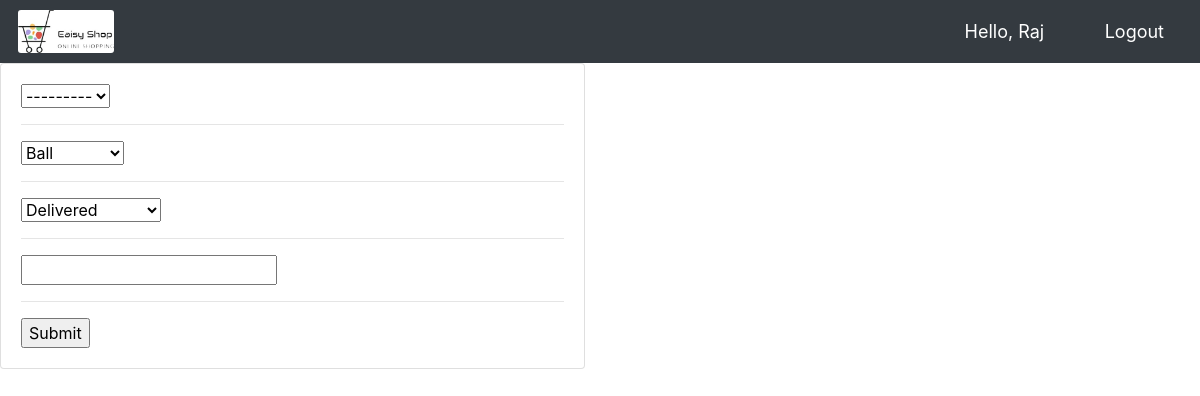
Before: /update_order/8/ (signed in) with the older database file.
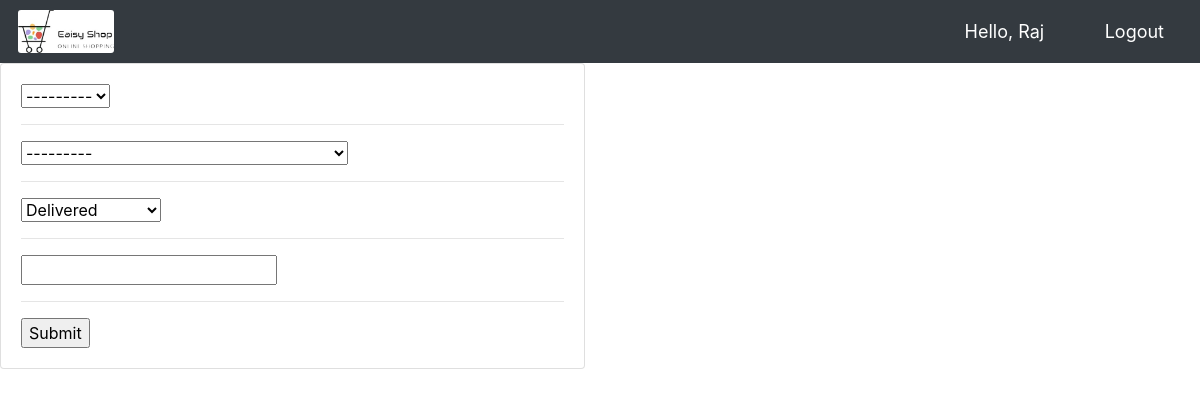
After: the same page with the newer database file.
### shop/models.py (models this page shows)
class Order(models.Model):
	STATUS = (
			('Pending', 'Pending'),
			('Out for delivery', 'Out for delivery'),
			('Delivered', 'Delivered'),
			)
	customer = models.ForeignKey(Customer, null=True, on_delete= models.SET_NULL)
	product = models.ForeignKey(Product, null=True, on_delete= models.SET_NULL)
	date_created = models.DateTimeField(auto_now_add=True, null=True)
	status = models.CharField(max_length=200, null=True, choices=STATUS)
	note = models.CharField(max_length=1000, null=True)

### shop/views.py (the view)
# urls.py: path('update_order/<str:pk>/', views.updateOrder, name="update_order"),
@login_required(login_url='login')
def updateOrder(request, pk):
	order = Order.objects.get(id=pk)
	form = OrderForm(instance=order)
	if request.method == 'POST':
		form = OrderForm(request.POST, instance=order)
		if form.is_valid():
			form.save()
			return redirect('/')
	context = {'form':form}
	return render(request, 'order_form.html', context)

### shop/forms.py
class OrderForm(ModelForm):
	class Meta:
		model = Order
		fields = '__all__'

### shop/models.py (called while the page is built)
	def __str__(self):
		return self.name

	def __str__(self):
		return self.name

### templates/order_form.html (shortened to what this page needs)
{%  extends 'main.html' %}
{% load static %}
{% block content %}
<div class="row">
	<div class="col-md-6">
		<div class="card card-body">
			<form action="" method="POST">
				{% for field in form %}
					{{field}}
					<hr>
				{% endfor %}
				<input type="submit" name="Submit">
			</form>
		</div>
	</div>
</div>
{% endblock %}

Changed rows visible on the page:
changed Order "Delivered": product "Ball" → "---------"
